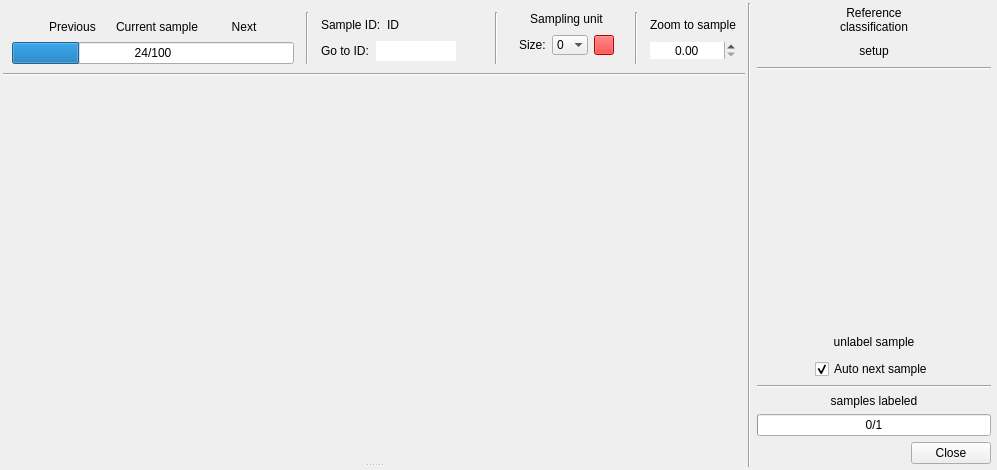
<?xml version="1.0" encoding="UTF-8"?>
<ui version="4.0">
 <class>Dialog</class>
 <widget class="QDialog" name="Dialog">
  <property name="geometry">
   <rect>
    <x>0</x>
    <y>0</y>
    <width>700</width>
    <height>470</height>
   </rect>
  </property>
  <property name="windowTitle">
   <string>Response Design Window</string>
  </property>
  <layout class="QGridLayout" name="gridLayout">
   <property name="leftMargin">
    <number>0</number>
   </property>
   <property name="topMargin">
    <number>0</number>
   </property>
   <property name="rightMargin">
    <number>0</number>
   </property>
   <property name="bottomMargin">
    <number>0</number>
   </property>
   <property name="spacing">
    <number>0</number>
   </property>
   <item row="1" column="0" colspan="2">
    <widget class="QWidget" name="DialogContent" native="true">
     <layout class="QGridLayout" name="gridLayout_3">
      <property name="leftMargin">
       <number>3</number>
      </property>
      <property name="topMargin">
       <number>3</number>
      </property>
      <property name="rightMargin">
       <number>3</number>
      </property>
      <property name="bottomMargin">
       <number>3</number>
      </property>
      <property name="horizontalSpacing">
       <number>3</number>
      </property>
      <property name="verticalSpacing">
       <number>0</number>
      </property>
      <item row="0" column="2" rowspan="3">
       <widget class="QWidget" name="widget_3" native="true">
        <property name="maximumSize">
         <size>
          <width>240</width>
          <height>16777215</height>
         </size>
        </property>
        <layout class="QVBoxLayout" name="verticalLayout">
         <property name="leftMargin">
          <number>3</number>
         </property>
         <property name="topMargin">
          <number>3</number>
         </property>
         <property name="rightMargin">
          <number>3</number>
         </property>
         <property name="bottomMargin">
          <number>3</number>
         </property>
         <item>
          <widget class="QLabel" name="label_4">
           <property name="text">
            <string>Reference
classification</string>
           </property>
           <property name="alignment">
            <set>Qt::AlignCenter</set>
           </property>
          </widget>
         </item>
         <item>
          <widget class="QWidget" name="widget_6" native="true">
           <layout class="QHBoxLayout" name="horizontalLayout_2">
            <property name="leftMargin">
             <number>0</number>
            </property>
            <property name="topMargin">
             <number>0</number>
            </property>
            <property name="rightMargin">
             <number>0</number>
            </property>
            <property name="bottomMargin">
             <number>0</number>
            </property>
            <item>
             <spacer name="horizontalSpacer_3">
              <property name="orientation">
               <enum>Qt::Horizontal</enum>
              </property>
              <property name="sizeHint" stdset="0">
               <size>
                <width>40</width>
                <height>20</height>
               </size>
              </property>
             </spacer>
            </item>
            <item>
             <widget class="QToolButton" name="QPBtn_LabelingSetup">
              <property name="cursor">
               <cursorShape>PointingHandCursor</cursorShape>
              </property>
              <property name="toolTip">
               <string>Setup the labeling buttons</string>
              </property>
              <property name="text">
               <string>setup</string>
              </property>
              <property name="icon">
               <iconset>
                <normaloff>:/plugins/AcATaMa/icons/setup.svg</normaloff>:/plugins/AcATaMa/icons/setup.svg</iconset>
              </property>
              <property name="toolButtonStyle">
               <enum>Qt::ToolButtonTextBesideIcon</enum>
              </property>
              <property name="autoRaise">
               <bool>true</bool>
              </property>
             </widget>
            </item>
            <item>
             <spacer name="horizontalSpacer_6">
              <property name="orientation">
               <enum>Qt::Horizontal</enum>
              </property>
              <property name="sizeHint" stdset="0">
               <size>
                <width>40</width>
                <height>20</height>
               </size>
              </property>
             </spacer>
            </item>
           </layout>
          </widget>
         </item>
         <item>
          <widget class="Line" name="line_3">
           <property name="orientation">
            <enum>Qt::Horizontal</enum>
           </property>
          </widget>
         </item>
         <item>
          <widget class="QScrollArea" name="scrollArea">
           <property name="frameShape">
            <enum>QFrame::NoFrame</enum>
           </property>
           <property name="frameShadow">
            <enum>QFrame::Plain</enum>
           </property>
           <property name="lineWidth">
            <number>0</number>
           </property>
           <property name="horizontalScrollBarPolicy">
            <enum>Qt::ScrollBarAlwaysOff</enum>
           </property>
           <property name="widgetResizable">
            <bool>true</bool>
           </property>
           <widget class="QWidget" name="scrollAreaWidgetContents">
            <property name="geometry">
             <rect>
              <x>0</x>
              <y>0</y>
              <width>234</width>
              <height>189</height>
             </rect>
            </property>
            <layout class="QVBoxLayout" name="verticalLayout_5">
             <property name="leftMargin">
              <number>0</number>
             </property>
             <property name="topMargin">
              <number>0</number>
             </property>
             <property name="rightMargin">
              <number>0</number>
             </property>
             <property name="bottomMargin">
              <number>0</number>
             </property>
             <item>
              <layout class="QGridLayout" name="Grid_LabelingButtons">
               <property name="leftMargin">
                <number>0</number>
               </property>
               <property name="topMargin">
                <number>0</number>
               </property>
               <property name="rightMargin">
                <number>0</number>
               </property>
               <property name="bottomMargin">
                <number>0</number>
               </property>
              </layout>
             </item>
             <item>
              <spacer name="verticalSpacer">
               <property name="orientation">
                <enum>Qt::Vertical</enum>
               </property>
               <property name="sizeHint" stdset="0">
                <size>
                 <width>40</width>
                 <height>20</height>
                </size>
               </property>
              </spacer>
             </item>
            </layout>
           </widget>
          </widget>
         </item>
         <item>
          <spacer name="horizontalSpacer_4">
           <property name="orientation">
            <enum>Qt::Horizontal</enum>
           </property>
           <property name="sizeType">
            <enum>QSizePolicy::Fixed</enum>
           </property>
           <property name="sizeHint" stdset="0">
            <size>
             <width>320</width>
             <height>0</height>
            </size>
           </property>
          </spacer>
         </item>
         <item>
          <widget class="QPushButton" name="QPBtn_unlabelSampleButton">
           <property name="styleSheet">
            <string notr="true">color: &quot;gray&quot;;</string>
           </property>
           <property name="text">
            <string>unlabel sample</string>
           </property>
           <property name="flat">
            <bool>true</bool>
           </property>
          </widget>
         </item>
         <item>
          <widget class="QWidget" name="widget" native="true">
           <layout class="QHBoxLayout" name="horizontalLayout_4">
            <property name="leftMargin">
             <number>0</number>
            </property>
            <property name="topMargin">
             <number>0</number>
            </property>
            <property name="rightMargin">
             <number>0</number>
            </property>
            <property name="bottomMargin">
             <number>0</number>
            </property>
            <item>
             <spacer name="horizontalSpacer_5">
              <property name="orientation">
               <enum>Qt::Horizontal</enum>
              </property>
              <property name="sizeHint" stdset="0">
               <size>
                <width>40</width>
                <height>20</height>
               </size>
              </property>
             </spacer>
            </item>
            <item>
             <widget class="QCheckBox" name="autoNextSample">
              <property name="toolTip">
               <string>Automatically follows the next sample after classify the current sample</string>
              </property>
              <property name="text">
               <string>Auto next sample</string>
              </property>
              <property name="checked">
               <bool>true</bool>
              </property>
             </widget>
            </item>
            <item>
             <spacer name="horizontalSpacer_7">
              <property name="orientation">
               <enum>Qt::Horizontal</enum>
              </property>
              <property name="sizeHint" stdset="0">
               <size>
                <width>40</width>
                <height>20</height>
               </size>
              </property>
             </spacer>
            </item>
           </layout>
          </widget>
         </item>
         <item>
          <widget class="Line" name="line_4">
           <property name="orientation">
            <enum>Qt::Horizontal</enum>
           </property>
          </widget>
         </item>
         <item>
          <widget class="QLabel" name="label_6">
           <property name="text">
            <string>samples labeled</string>
           </property>
           <property name="alignment">
            <set>Qt::AlignCenter</set>
           </property>
          </widget>
         </item>
         <item>
          <widget class="QProgressBar" name="QPBar_LabelingStatus">
           <property name="toolTip">
            <string>labeled / total</string>
           </property>
           <property name="minimum">
            <number>0</number>
           </property>
           <property name="maximum">
            <number>1</number>
           </property>
           <property name="value">
            <number>0</number>
           </property>
           <property name="format">
            <string>%v/%m</string>
           </property>
          </widget>
         </item>
         <item>
          <widget class="QDialogButtonBox" name="closeButton">
           <property name="standardButtons">
            <set>QDialogButtonBox::Close</set>
           </property>
          </widget>
         </item>
        </layout>
       </widget>
      </item>
      <item row="0" column="0">
       <widget class="QWidget" name="widget_2" native="true">
        <property name="sizePolicy">
         <sizepolicy hsizetype="Preferred" vsizetype="Fixed">
          <horstretch>0</horstretch>
          <verstretch>0</verstretch>
         </sizepolicy>
        </property>
        <layout class="QGridLayout" name="gridLayout_2">
         <item row="0" column="11">
          <widget class="QWidget" name="widget_8" native="true">
           <layout class="QVBoxLayout" name="verticalLayout_7">
            <property name="spacing">
             <number>0</number>
            </property>
            <property name="leftMargin">
             <number>0</number>
            </property>
            <property name="topMargin">
             <number>0</number>
            </property>
            <property name="rightMargin">
             <number>0</number>
            </property>
            <property name="bottomMargin">
             <number>0</number>
            </property>
            <item>
             <widget class="QLabel" name="label_5">
              <property name="toolTip">
               <string>&lt;html&gt;&lt;head/&gt;&lt;body&gt;&lt;p&gt;The sampling unit defines a space for comparing the thematic map and reference data, in the labeling protocol.&lt;/p&gt;&lt;/body&gt;&lt;/html&gt;</string>
              </property>
              <property name="text">
               <string>Sampling unit</string>
              </property>
              <property name="alignment">
               <set>Qt::AlignCenter</set>
              </property>
             </widget>
            </item>
            <item>
             <widget class="QWidget" name="widget_9" native="true">
              <layout class="QHBoxLayout" name="horizontalLayout_5">
               <item>
                <widget class="QLabel" name="label">
                 <property name="text">
                  <string>Size:</string>
                 </property>
                </widget>
               </item>
               <item>
                <widget class="QComboBox" name="SamplingUnit_Size">
                 <property name="toolTip">
                  <string>&lt;html&gt;&lt;head/&gt;&lt;body&gt;&lt;p&gt;Define the sampling unit size using pixel buffer for the current sample. Pixel based on the thematic raster file. Set zero to disable it.&lt;/p&gt;&lt;/body&gt;&lt;/html&gt;</string>
                 </property>
                 <property name="sizeAdjustPolicy">
                  <enum>QComboBox::AdjustToMinimumContentsLength</enum>
                 </property>
                 <property name="minimumContentsLength">
                  <number>1</number>
                 </property>
                 <property name="frame">
                  <bool>false</bool>
                 </property>
                 <item>
                  <property name="text">
                   <string>0</string>
                  </property>
                 </item>
                 <item>
                  <property name="text">
                   <string>1</string>
                  </property>
                 </item>
                 <item>
                  <property name="text">
                   <string>2</string>
                  </property>
                 </item>
                 <item>
                  <property name="text">
                   <string>3</string>
                  </property>
                 </item>
                 <item>
                  <property name="text">
                   <string>4</string>
                  </property>
                 </item>
                 <item>
                  <property name="text">
                   <string>5</string>
                  </property>
                 </item>
                </widget>
               </item>
               <item>
                <widget class="QToolButton" name="SamplingUnit_Color">
                 <property name="maximumSize">
                  <size>
                   <width>20</width>
                   <height>20</height>
                  </size>
                 </property>
                 <property name="cursor">
                  <cursorShape>PointingHandCursor</cursorShape>
                 </property>
                 <property name="toolTip">
                  <string>Select the color for the sampling unit</string>
                 </property>
                 <property name="styleSheet">
                  <string notr="true">
QToolButton
{
   background-color:red;
}</string>
                 </property>
                 <property name="text">
                  <string/>
                 </property>
                </widget>
               </item>
              </layout>
             </widget>
            </item>
           </layout>
          </widget>
         </item>
         <item row="0" column="15">
          <widget class="QWidget" name="widget_5" native="true">
           <layout class="QVBoxLayout" name="verticalLayout_4">
            <property name="spacing">
             <number>0</number>
            </property>
            <property name="leftMargin">
             <number>0</number>
            </property>
            <property name="topMargin">
             <number>0</number>
            </property>
            <property name="rightMargin">
             <number>0</number>
            </property>
            <property name="bottomMargin">
             <number>0</number>
            </property>
            <item>
             <widget class="QWidget" name="widget_15" native="true">
              <layout class="QHBoxLayout" name="horizontalLayout_8">
               <property name="spacing">
                <number>0</number>
               </property>
               <property name="leftMargin">
                <number>0</number>
               </property>
               <property name="topMargin">
                <number>0</number>
               </property>
               <property name="rightMargin">
                <number>0</number>
               </property>
               <property name="bottomMargin">
                <number>0</number>
               </property>
               <item>
                <widget class="QLabel" name="label_2">
                 <property name="toolTip">
                  <string>&lt;html&gt;&lt;head/&gt;&lt;body&gt;&lt;p&gt;Default zoom level for navigating through sample views.&lt;/p&gt;&lt;/body&gt;&lt;/html&gt;</string>
                 </property>
                 <property name="text">
                  <string>Zoom to sample</string>
                 </property>
                 <property name="alignment">
                  <set>Qt::AlignCenter</set>
                 </property>
                </widget>
               </item>
              </layout>
             </widget>
            </item>
            <item>
             <widget class="QWidget" name="widget_16" native="true">
              <layout class="QHBoxLayout" name="horizontalLayout_9">
               <property name="spacing">
                <number>0</number>
               </property>
               <property name="leftMargin">
                <number>0</number>
               </property>
               <property name="topMargin">
                <number>0</number>
               </property>
               <property name="rightMargin">
                <number>0</number>
               </property>
               <property name="bottomMargin">
                <number>0</number>
               </property>
               <item>
                <widget class="QDoubleSpinBox" name="radiusFitToSample">
                 <property name="frame">
                  <bool>false</bool>
                 </property>
                 <property name="alignment">
                  <set>Qt::AlignCenter</set>
                 </property>
                </widget>
               </item>
              </layout>
             </widget>
            </item>
           </layout>
          </widget>
         </item>
         <item row="0" column="3">
          <widget class="Line" name="line_5">
           <property name="orientation">
            <enum>Qt::Vertical</enum>
           </property>
          </widget>
         </item>
         <item row="0" column="1">
          <widget class="QWidget" name="widget_4" native="true">
           <layout class="QVBoxLayout" name="verticalLayout_3">
            <property name="spacing">
             <number>0</number>
            </property>
            <property name="leftMargin">
             <number>0</number>
            </property>
            <property name="topMargin">
             <number>0</number>
            </property>
            <property name="rightMargin">
             <number>0</number>
            </property>
            <property name="bottomMargin">
             <number>0</number>
            </property>
            <item>
             <widget class="QWidget" name="widget_7" native="true">
              <layout class="QHBoxLayout" name="horizontalLayout_3">
               <property name="leftMargin">
                <number>0</number>
               </property>
               <property name="topMargin">
                <number>0</number>
               </property>
               <property name="rightMargin">
                <number>0</number>
               </property>
               <property name="bottomMargin">
                <number>0</number>
               </property>
               <item>
                <widget class="QToolButton" name="previousSampleNotLabeled">
                 <property name="cursor">
                  <cursorShape>PointingHandCursor</cursorShape>
                 </property>
                 <property name="toolTip">
                  <string>Go to the previous sample not labeled (Ctrl + Arrow-Left)</string>
                 </property>
                 <property name="text">
                  <string/>
                 </property>
                 <property name="icon">
                  <iconset>
                   <normaloff>:/plugins/AcATaMa/icons/previous_nc.svg</normaloff>:/plugins/AcATaMa/icons/previous_nc.svg</iconset>
                 </property>
                 <property name="toolButtonStyle">
                  <enum>Qt::ToolButtonIconOnly</enum>
                 </property>
                 <property name="autoRaise">
                  <bool>true</bool>
                 </property>
                </widget>
               </item>
               <item>
                <widget class="QToolButton" name="previousSample">
                 <property name="cursor">
                  <cursorShape>PointingHandCursor</cursorShape>
                 </property>
                 <property name="toolTip">
                  <string>Go to the previous sample (Arrow-Left)</string>
                 </property>
                 <property name="text">
                  <string>Previous</string>
                 </property>
                 <property name="icon">
                  <iconset>
                   <normaloff>:/plugins/AcATaMa/icons/previous.svg</normaloff>:/plugins/AcATaMa/icons/previous.svg</iconset>
                 </property>
                 <property name="toolButtonStyle">
                  <enum>Qt::ToolButtonTextBesideIcon</enum>
                 </property>
                 <property name="autoRaise">
                  <bool>true</bool>
                 </property>
                </widget>
               </item>
               <item>
                <widget class="QWidget" name="widget_11" native="true">
                 <layout class="QHBoxLayout" name="horizontalLayout_6">
                  <property name="leftMargin">
                   <number>0</number>
                  </property>
                  <property name="topMargin">
                   <number>0</number>
                  </property>
                  <property name="rightMargin">
                   <number>0</number>
                  </property>
                  <property name="bottomMargin">
                   <number>0</number>
                  </property>
                  <item>
                   <spacer name="horizontalSpacer_8">
                    <property name="orientation">
                     <enum>Qt::Horizontal</enum>
                    </property>
                    <property name="sizeHint" stdset="0">
                     <size>
                      <width>40</width>
                      <height>20</height>
                     </size>
                    </property>
                   </spacer>
                  </item>
                  <item>
                   <widget class="QToolButton" name="currentSample">
                    <property name="cursor">
                     <cursorShape>PointingHandCursor</cursorShape>
                    </property>
                    <property name="toolTip">
                     <string>Go to current sample</string>
                    </property>
                    <property name="text">
                     <string>Current sample</string>
                    </property>
                    <property name="icon">
                     <iconset>
                      <normaloff>:/plugins/AcATaMa/icons/go_to_sample.svg</normaloff>:/plugins/AcATaMa/icons/go_to_sample.svg</iconset>
                    </property>
                    <property name="toolButtonStyle">
                     <enum>Qt::ToolButtonTextBesideIcon</enum>
                    </property>
                    <property name="autoRaise">
                     <bool>true</bool>
                    </property>
                   </widget>
                  </item>
                  <item>
                   <widget class="QLabel" name="statusCurrentSample">
                    <property name="toolTip">
                     <string>Current label for this sample</string>
                    </property>
                    <property name="text">
                     <string/>
                    </property>
                   </widget>
                  </item>
                  <item>
                   <spacer name="horizontalSpacer_9">
                    <property name="orientation">
                     <enum>Qt::Horizontal</enum>
                    </property>
                    <property name="sizeHint" stdset="0">
                     <size>
                      <width>40</width>
                      <height>20</height>
                     </size>
                    </property>
                   </spacer>
                  </item>
                 </layout>
                </widget>
               </item>
               <item>
                <widget class="QToolButton" name="nextSample">
                 <property name="cursor">
                  <cursorShape>PointingHandCursor</cursorShape>
                 </property>
                 <property name="toolTip">
                  <string>Go to the next sample (Arrow-Right)</string>
                 </property>
                 <property name="layoutDirection">
                  <enum>Qt::RightToLeft</enum>
                 </property>
                 <property name="text">
                  <string>Next</string>
                 </property>
                 <property name="icon">
                  <iconset>
                   <normaloff>:/plugins/AcATaMa/icons/next.svg</normaloff>:/plugins/AcATaMa/icons/next.svg</iconset>
                 </property>
                 <property name="toolButtonStyle">
                  <enum>Qt::ToolButtonTextBesideIcon</enum>
                 </property>
                 <property name="autoRaise">
                  <bool>true</bool>
                 </property>
                </widget>
               </item>
               <item>
                <widget class="QToolButton" name="nextSampleNotLabeled">
                 <property name="cursor">
                  <cursorShape>PointingHandCursor</cursorShape>
                 </property>
                 <property name="toolTip">
                  <string>Go to the next sample not labeled (Ctrl + Arrow-Right)</string>
                 </property>
                 <property name="layoutDirection">
                  <enum>Qt::RightToLeft</enum>
                 </property>
                 <property name="icon">
                  <iconset>
                   <normaloff>:/plugins/AcATaMa/icons/next_nc.svg</normaloff>:/plugins/AcATaMa/icons/next_nc.svg</iconset>
                 </property>
                 <property name="toolButtonStyle">
                  <enum>Qt::ToolButtonIconOnly</enum>
                 </property>
                 <property name="autoRaise">
                  <bool>true</bool>
                 </property>
                </widget>
               </item>
              </layout>
             </widget>
            </item>
            <item>
             <widget class="QProgressBar" name="QPBar_SamplesNavigation">
              <property name="sizePolicy">
               <sizepolicy hsizetype="Expanding" vsizetype="Fixed">
                <horstretch>0</horstretch>
                <verstretch>0</verstretch>
               </sizepolicy>
              </property>
              <property name="toolTip">
               <string>The sampling navigation bar (the order is random)</string>
              </property>
              <property name="value">
               <number>24</number>
              </property>
              <property name="format">
               <string>%v/%m</string>
              </property>
             </widget>
            </item>
           </layout>
          </widget>
         </item>
         <item row="0" column="10">
          <spacer name="horizontalSpacer_10">
           <property name="orientation">
            <enum>Qt::Horizontal</enum>
           </property>
           <property name="sizeType">
            <enum>QSizePolicy::Fixed</enum>
           </property>
           <property name="sizeHint" stdset="0">
            <size>
             <width>6</width>
             <height>20</height>
            </size>
           </property>
          </spacer>
         </item>
         <item row="0" column="2">
          <spacer name="horizontalSpacer_2">
           <property name="orientation">
            <enum>Qt::Horizontal</enum>
           </property>
           <property name="sizeType">
            <enum>QSizePolicy::Fixed</enum>
           </property>
           <property name="sizeHint" stdset="0">
            <size>
             <width>6</width>
             <height>20</height>
            </size>
           </property>
          </spacer>
         </item>
         <item row="0" column="4">
          <spacer name="horizontalSpacer">
           <property name="orientation">
            <enum>Qt::Horizontal</enum>
           </property>
           <property name="sizeType">
            <enum>QSizePolicy::Fixed</enum>
           </property>
           <property name="sizeHint" stdset="0">
            <size>
             <width>6</width>
             <height>20</height>
            </size>
           </property>
          </spacer>
         </item>
         <item row="0" column="14">
          <spacer name="horizontalSpacer_12">
           <property name="orientation">
            <enum>Qt::Horizontal</enum>
           </property>
           <property name="sizeType">
            <enum>QSizePolicy::Fixed</enum>
           </property>
           <property name="sizeHint" stdset="0">
            <size>
             <width>6</width>
             <height>20</height>
            </size>
           </property>
          </spacer>
         </item>
         <item row="0" column="13">
          <widget class="Line" name="line_7">
           <property name="orientation">
            <enum>Qt::Vertical</enum>
           </property>
          </widget>
         </item>
         <item row="0" column="7">
          <spacer name="horizontalSpacer_11">
           <property name="orientation">
            <enum>Qt::Horizontal</enum>
           </property>
           <property name="sizeType">
            <enum>QSizePolicy::Fixed</enum>
           </property>
           <property name="sizeHint" stdset="0">
            <size>
             <width>6</width>
             <height>20</height>
            </size>
           </property>
          </spacer>
         </item>
         <item row="0" column="8">
          <widget class="Line" name="line_6">
           <property name="orientation">
            <enum>Qt::Vertical</enum>
           </property>
          </widget>
         </item>
         <item row="0" column="5">
          <widget class="QWidget" name="widget_12" native="true">
           <layout class="QVBoxLayout" name="verticalLayout_6">
            <property name="spacing">
             <number>0</number>
            </property>
            <property name="leftMargin">
             <number>0</number>
            </property>
            <property name="topMargin">
             <number>0</number>
            </property>
            <property name="rightMargin">
             <number>0</number>
            </property>
            <property name="bottomMargin">
             <number>0</number>
            </property>
            <item>
             <widget class="QWidget" name="widget_13" native="true">
              <layout class="QHBoxLayout" name="horizontalLayout">
               <property name="spacing">
                <number>3</number>
               </property>
               <property name="leftMargin">
                <number>0</number>
               </property>
               <property name="topMargin">
                <number>0</number>
               </property>
               <property name="rightMargin">
                <number>0</number>
               </property>
               <property name="bottomMargin">
                <number>0</number>
               </property>
               <item>
                <widget class="QLabel" name="label_3">
                 <property name="toolTip">
                  <string>&lt;html&gt;&lt;head/&gt;&lt;body&gt;&lt;p&gt;The sample ID is the number of identification of the points order in the sampling file.&lt;/p&gt;&lt;/body&gt;&lt;/html&gt;</string>
                 </property>
                 <property name="text">
                  <string>Sample ID: </string>
                 </property>
                </widget>
               </item>
               <item>
                <widget class="QLabel" name="Sample_ID">
                 <property name="text">
                  <string>ID</string>
                 </property>
                </widget>
               </item>
               <item>
                <spacer name="horizontalSpacer_14">
                 <property name="orientation">
                  <enum>Qt::Horizontal</enum>
                 </property>
                 <property name="sizeType">
                  <enum>QSizePolicy::Fixed</enum>
                 </property>
                 <property name="sizeHint" stdset="0">
                  <size>
                   <width>6</width>
                   <height>20</height>
                  </size>
                 </property>
                </spacer>
               </item>
               <item>
                <widget class="QToolButton" name="QPBtn_CCDPlugin">
                 <property name="cursor">
                  <cursorShape>PointingHandCursor</cursorShape>
                 </property>
                 <property name="toolTip">
                  <string>Open the Continuous Change Detection widget</string>
                 </property>
                 <property name="icon">
                  <iconset>
                   <normaloff>:/plugins/AcATaMa/icons/ccd_plugin.svg</normaloff>:/plugins/AcATaMa/icons/ccd_plugin.svg</iconset>
                 </property>
                 <property name="checkable">
                  <bool>true</bool>
                 </property>
                 <property name="toolButtonStyle">
                  <enum>Qt::ToolButtonIconOnly</enum>
                 </property>
                 <property name="autoRaise">
                  <bool>true</bool>
                 </property>
                </widget>
               </item>
               <item>
                <widget class="QToolButton" name="QPBtn_OpenInGE">
                 <property name="cursor">
                  <cursorShape>PointingHandCursor</cursorShape>
                 </property>
                 <property name="toolTip">
                  <string>Open the current point in Google Earth (KML)</string>
                 </property>
                 <property name="icon">
                  <iconset>
                   <normaloff>:/plugins/AcATaMa/icons/open_in_ge.svg</normaloff>:/plugins/AcATaMa/icons/open_in_ge.svg</iconset>
                 </property>
                 <property name="toolButtonStyle">
                  <enum>Qt::ToolButtonIconOnly</enum>
                 </property>
                 <property name="autoRaise">
                  <bool>true</bool>
                 </property>
                </widget>
               </item>
              </layout>
             </widget>
            </item>
            <item>
             <widget class="QWidget" name="widget_14" native="true">
              <layout class="QHBoxLayout" name="horizontalLayout_7">
               <property name="spacing">
                <number>3</number>
               </property>
               <property name="leftMargin">
                <number>0</number>
               </property>
               <property name="topMargin">
                <number>0</number>
               </property>
               <property name="rightMargin">
                <number>0</number>
               </property>
               <property name="bottomMargin">
                <number>0</number>
               </property>
               <item>
                <widget class="QLabel" name="label_8">
                 <property name="text">
                  <string>Go to ID: </string>
                 </property>
                </widget>
               </item>
               <item>
                <widget class="QLineEdit" name="GoTo_ID">
                 <property name="sizePolicy">
                  <sizepolicy hsizetype="Minimum" vsizetype="Fixed">
                   <horstretch>0</horstretch>
                   <verstretch>0</verstretch>
                  </sizepolicy>
                 </property>
                 <property name="maximumSize">
                  <size>
                   <width>80</width>
                   <height>16777215</height>
                  </size>
                 </property>
                 <property name="toolTip">
                  <string>&lt;html&gt;&lt;head/&gt;&lt;body&gt;&lt;p&gt;Enter the sample ID, it is the number of identification of the points order in the sampling file.&lt;/p&gt;&lt;/body&gt;&lt;/html&gt;</string>
                 </property>
                 <property name="maxLength">
                  <number>10</number>
                 </property>
                 <property name="frame">
                  <bool>false</bool>
                 </property>
                </widget>
               </item>
               <item>
                <widget class="QToolButton" name="GoTo_ID_Button">
                 <property name="cursor">
                  <cursorShape>PointingHandCursor</cursorShape>
                 </property>
                 <property name="toolTip">
                  <string>Go to ID set in the box</string>
                 </property>
                 <property name="icon">
                  <iconset>
                   <normaloff>:/plugins/AcATaMa/icons/go.svg</normaloff>:/plugins/AcATaMa/icons/go.svg</iconset>
                 </property>
                 <property name="toolButtonStyle">
                  <enum>Qt::ToolButtonIconOnly</enum>
                 </property>
                 <property name="autoRaise">
                  <bool>true</bool>
                 </property>
                </widget>
               </item>
              </layout>
             </widget>
            </item>
           </layout>
          </widget>
         </item>
         <item row="0" column="12">
          <spacer name="horizontalSpacer_13">
           <property name="orientation">
            <enum>Qt::Horizontal</enum>
           </property>
           <property name="sizeType">
            <enum>QSizePolicy::Fixed</enum>
           </property>
           <property name="sizeHint" stdset="0">
            <size>
             <width>6</width>
             <height>20</height>
            </size>
           </property>
          </spacer>
         </item>
        </layout>
       </widget>
      </item>
      <item row="0" column="1" rowspan="3">
       <widget class="Line" name="line_2">
        <property name="orientation">
         <enum>Qt::Vertical</enum>
        </property>
       </widget>
      </item>
      <item row="1" column="0">
       <widget class="Line" name="line">
        <property name="orientation">
         <enum>Qt::Horizontal</enum>
        </property>
       </widget>
      </item>
      <item row="2" column="0">
       <widget class="QWidget" name="widget_main" native="true">
        <layout class="QVBoxLayout" name="verticalLayout_8">
         <property name="spacing">
          <number>0</number>
         </property>
         <property name="leftMargin">
          <number>0</number>
         </property>
         <property name="topMargin">
          <number>0</number>
         </property>
         <property name="rightMargin">
          <number>0</number>
         </property>
         <property name="bottomMargin">
          <number>0</number>
         </property>
         <item>
          <widget class="QSplitter" name="splitter">
           <property name="orientation">
            <enum>Qt::Vertical</enum>
           </property>
           <property name="childrenCollapsible">
            <bool>false</bool>
           </property>
           <widget class="QWidget" name="widget_view_windows" native="true">
            <property name="sizePolicy">
             <sizepolicy hsizetype="Expanding" vsizetype="Expanding">
              <horstretch>0</horstretch>
              <verstretch>1</verstretch>
             </sizepolicy>
            </property>
            <layout class="QVBoxLayout" name="verticalLayout_21">
             <property name="spacing">
              <number>0</number>
             </property>
             <property name="leftMargin">
              <number>0</number>
             </property>
             <property name="topMargin">
              <number>0</number>
             </property>
             <property name="rightMargin">
              <number>0</number>
             </property>
             <property name="bottomMargin">
              <number>0</number>
             </property>
            </layout>
           </widget>
           <widget class="QWidget" name="widget_ccd" native="true">
            <layout class="QVBoxLayout" name="verticalLayout_2">
             <property name="spacing">
              <number>0</number>
             </property>
             <property name="leftMargin">
              <number>0</number>
             </property>
             <property name="topMargin">
              <number>0</number>
             </property>
             <property name="rightMargin">
              <number>0</number>
             </property>
             <property name="bottomMargin">
              <number>0</number>
             </property>
            </layout>
           </widget>
          </widget>
         </item>
        </layout>
       </widget>
      </item>
     </layout>
    </widget>
   </item>
   <item row="0" column="0" colspan="2">
    <widget class="QgsMessageBar" name="MsgBar">
     <property name="sizePolicy">
      <sizepolicy hsizetype="Minimum" vsizetype="Fixed">
       <horstretch>0</horstretch>
       <verstretch>0</verstretch>
      </sizepolicy>
     </property>
     <property name="frameShape">
      <enum>QFrame::NoFrame</enum>
     </property>
     <property name="lineWidth">
      <number>0</number>
     </property>
    </widget>
   </item>
  </layout>
 </widget>
 <customwidgets>
  <customwidget>
   <class>QgsMessageBar</class>
   <extends>QFrame</extends>
   <header>qgis.gui</header>
   <container>1</container>
  </customwidget>
 </customwidgets>
 <resources/>
 <connections>
  <connection>
   <sender>closeButton</sender>
   <signal>rejected()</signal>
   <receiver>Dialog</receiver>
   <slot>reject()</slot>
   <hints>
    <hint type="sourcelabel">
     <x>1135</x>
     <y>577</y>
    </hint>
    <hint type="destinationlabel">
     <x>1478</x>
     <y>651</y>
    </hint>
   </hints>
  </connection>
 </connections>
</ui>
